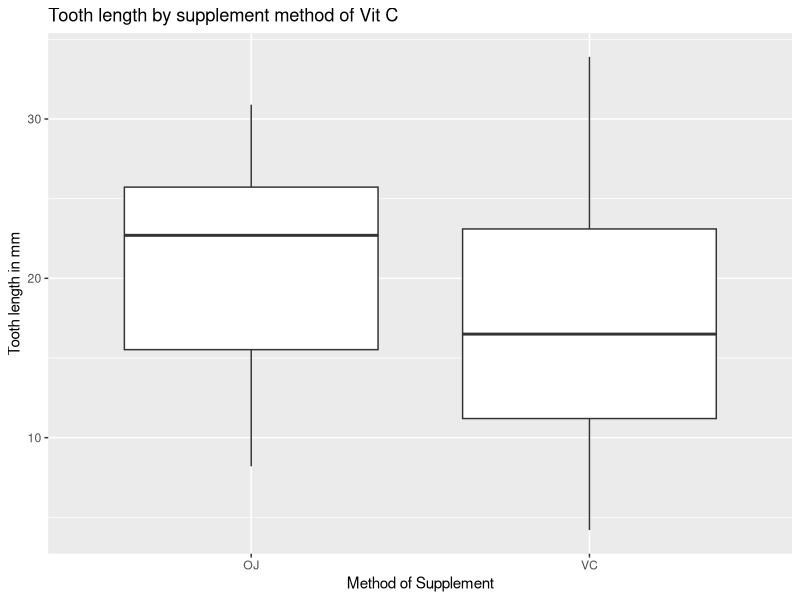
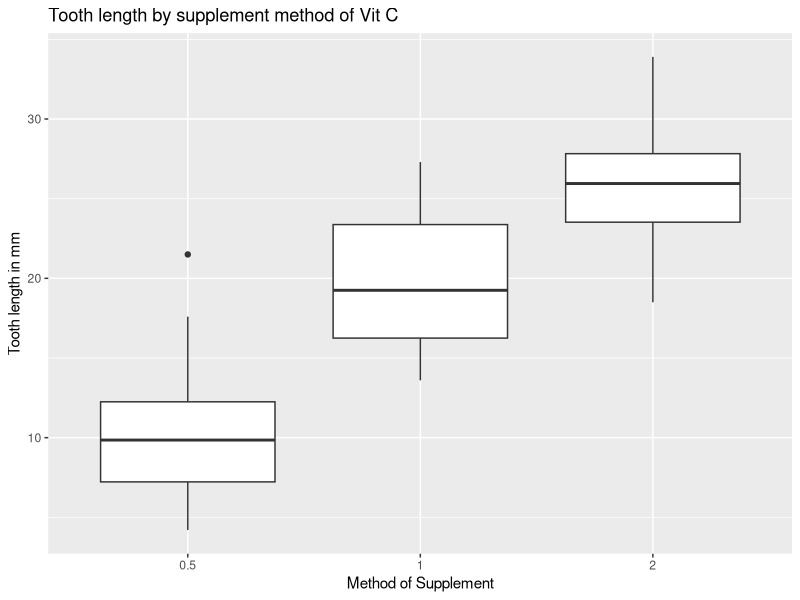
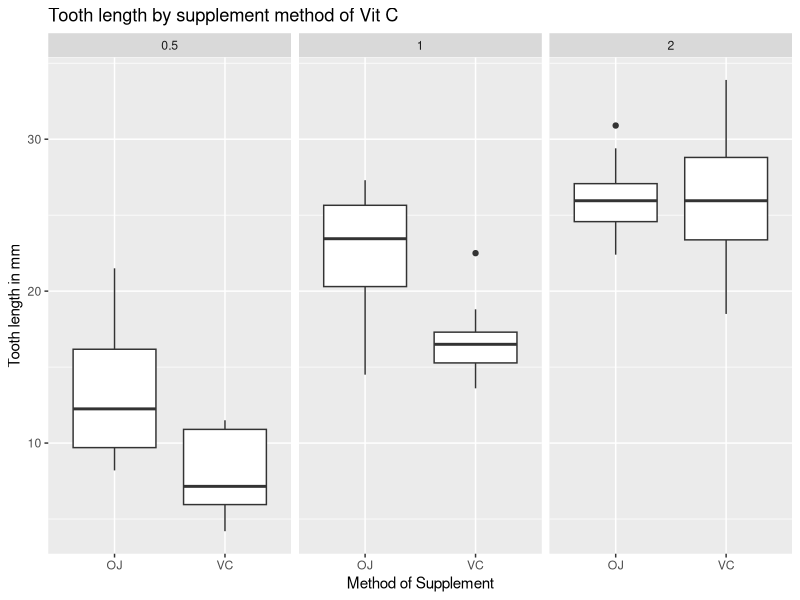

These figures' R source, in order:
## ---- chunk 1
library(dplyr)
library(ggplot2)
summary(ToothGrowth)
table(ToothGrowth$supp, ToothGrowth$dose)
ToothGrowth %>% group_by(supp) %>% summarise(avg = mean(len), sd = sd(len))
ToothGrowth %>% group_by(dose) %>% summarise(avg = mean(len), sd = sd(len))
ggplot(ToothGrowth,aes(supp, len)) + geom_boxplot() +
    labs(title ="Tooth length by supplement method of Vit C", 
         x = "Method of Supplement", y = "Tooth length in mm")  

ggplot(ToothGrowth,aes(factor(dose), len)) + geom_boxplot() +
    labs(title ="Tooth length by supplement method of Vit C", 
         x = "Method of Supplement", y = "Tooth length in mm") 

ggplot(ToothGrowth,aes(supp, len)) + geom_boxplot() + facet_grid(. ~ dose) + 
    labs(title ="Tooth length by supplement method of Vit C", 
         x = "Method of Supplement", y = "Tooth length in mm")  
## ---- chunk 2
# T-Test with DF adjustment of Welch for unequal variances.
 t.test(len ~ supp, data = ToothGrowth)
## ---- chunk 3
oneway.test(len ~ dose, data = ToothGrowth)
pairwise.t.test(ToothGrowth$len, ToothGrowth$dose, p.adj= "none")
